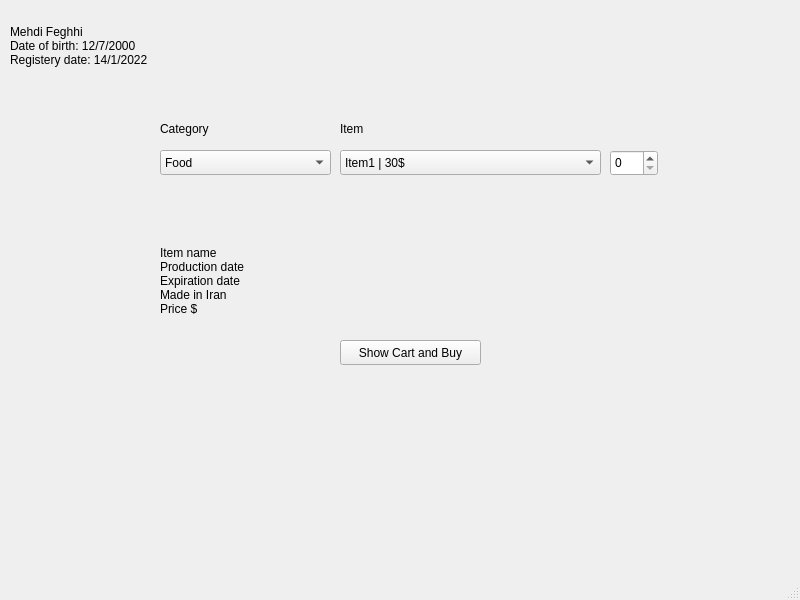
<?xml version="1.0" encoding="UTF-8"?>
<ui version="4.0">
 <class>selectWindow</class>
 <widget class="QMainWindow" name="selectWindow">
  <property name="geometry">
   <rect>
    <x>0</x>
    <y>0</y>
    <width>800</width>
    <height>600</height>
   </rect>
  </property>
  <property name="windowTitle">
   <string>Shop</string>
  </property>
  <widget class="QWidget" name="centralwidget">
   <widget class="QComboBox" name="categoryCombo">
    <property name="geometry">
     <rect>
      <x>160</x>
      <y>150</y>
      <width>171</width>
      <height>25</height>
     </rect>
    </property>
    <item>
     <property name="text">
      <string>Food</string>
     </property>
    </item>
    <item>
     <property name="text">
      <string>Clothing</string>
     </property>
    </item>
    <item>
     <property name="text">
      <string>Health</string>
     </property>
    </item>
    <item>
     <property name="text">
      <string>Home</string>
     </property>
    </item>
    <item>
     <property name="text">
      <string/>
     </property>
    </item>
   </widget>
   <widget class="QLabel" name="label">
    <property name="geometry">
     <rect>
      <x>160</x>
      <y>120</y>
      <width>67</width>
      <height>17</height>
     </rect>
    </property>
    <property name="text">
     <string>Category</string>
    </property>
   </widget>
   <widget class="QComboBox" name="itemCombo">
    <property name="geometry">
     <rect>
      <x>340</x>
      <y>150</y>
      <width>261</width>
      <height>25</height>
     </rect>
    </property>
    <item>
     <property name="text">
      <string>Item1 | 30$</string>
     </property>
    </item>
    <item>
     <property name="text">
      <string>Item2 | 12.5$</string>
     </property>
    </item>
    <item>
     <property name="text">
      <string>Item3 | 79.99 $</string>
     </property>
    </item>
   </widget>
   <widget class="QLabel" name="label_2">
    <property name="geometry">
     <rect>
      <x>340</x>
      <y>120</y>
      <width>67</width>
      <height>17</height>
     </rect>
    </property>
    <property name="text">
     <string>Item</string>
    </property>
   </widget>
   <widget class="QLabel" name="userInfo">
    <property name="geometry">
     <rect>
      <x>10</x>
      <y>0</y>
      <width>201</width>
      <height>91</height>
     </rect>
    </property>
    <property name="text">
     <string>Mehdi Feghhi
Date of birth: 12/7/2000
Registery date: 14/1/2022</string>
    </property>
   </widget>
   <widget class="QLabel" name="itemInfo">
    <property name="geometry">
     <rect>
      <x>160</x>
      <y>230</y>
      <width>501</width>
      <height>101</height>
     </rect>
    </property>
    <property name="text">
     <string>Item name
Production date
Expiration date
Made in Iran
Price $</string>
    </property>
   </widget>
   <widget class="QSpinBox" name="countSpin">
    <property name="geometry">
     <rect>
      <x>610</x>
      <y>150</y>
      <width>48</width>
      <height>26</height>
     </rect>
    </property>
   </widget>
   <widget class="QPushButton" name="pushButton">
    <property name="geometry">
     <rect>
      <x>340</x>
      <y>340</y>
      <width>141</width>
      <height>25</height>
     </rect>
    </property>
    <property name="text">
     <string>Show Cart and Buy</string>
    </property>
   </widget>
  </widget>
  <widget class="QMenuBar" name="menubar">
   <property name="geometry">
    <rect>
     <x>0</x>
     <y>0</y>
     <width>800</width>
     <height>22</height>
    </rect>
   </property>
  </widget>
  <widget class="QStatusBar" name="statusbar"/>
 </widget>
 <resources/>
 <connections/>
</ui>
